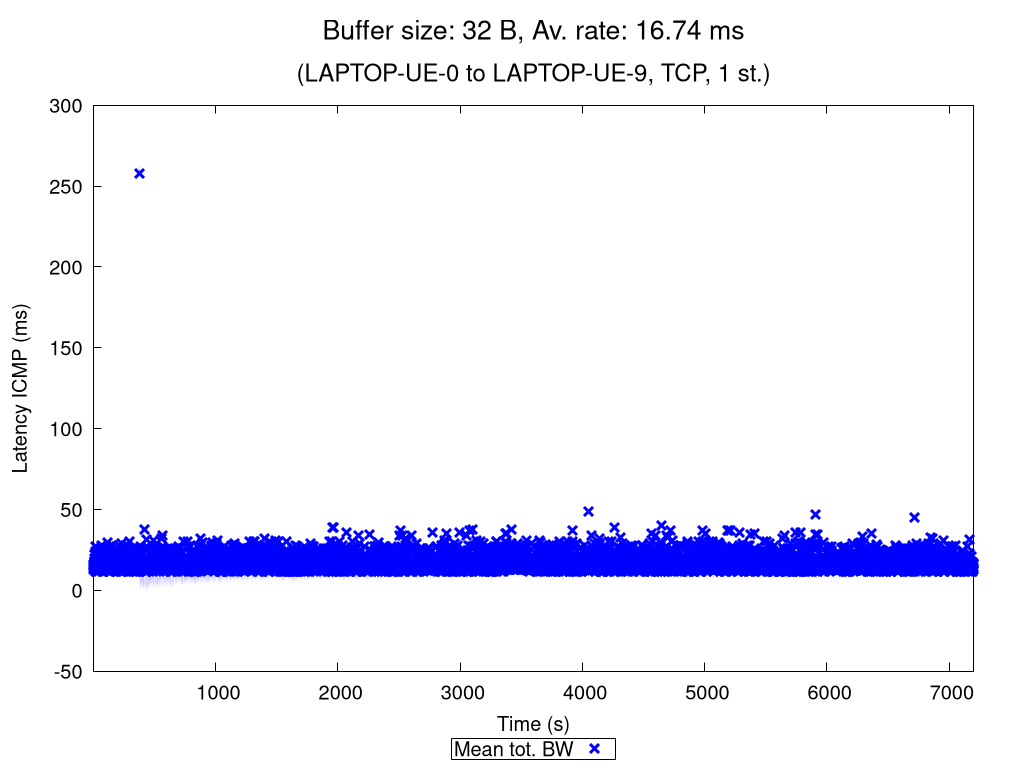

This chart was generated by the following gnuplot code:
set terminal pngcairo nocrop enhanced size 1024,768 font "Verdana,15"
set output "TCP_1_st_2020_11_06_22-27-14_one2two_00032B.png"

set title "{/=20 Buffer size: 32 B, Av. rate: 16.74 ms}\n\n{/=18 (LAPTOP-UE-0 to LAPTOP-UE-9, TCP, 1 st.)}"

set xlabel "Time (s)"
set ylabel "Latency ICMP (ms)"
set ytics nomirror
set key bmargin center horizontal box samplen 1 width -1
set bmargin 4.6
set rmargin 4.5

rf = 1.0  # rate factor
set style fill transparent solid 0.2 noborder
set autoscale xfix
plot "TCP_1_st_2020_11_06_22-27-14_one2two_00032B_iperf_processed.dat" using 1:($2/rf-$3/rf):($2/rf+$3/rf) with filledcurves lc rgb "blue" notitle, \
     "" using 1:($2/rf) with points pt 2 ps 1.5 lw 3 lc rgb "blue" title "Mean tot. BW", \
